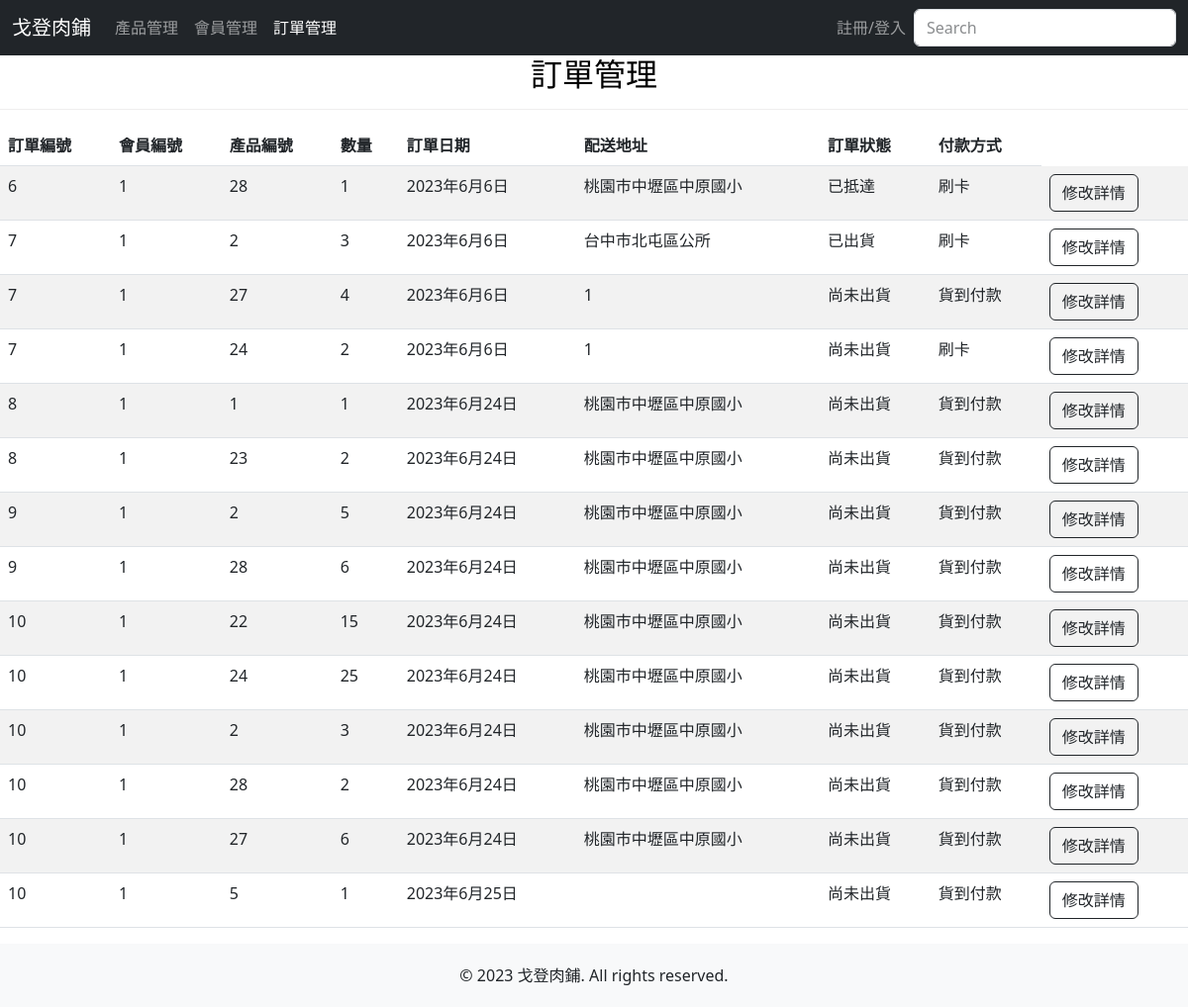
/orders_view/, run on an earlier commit of the app's database.
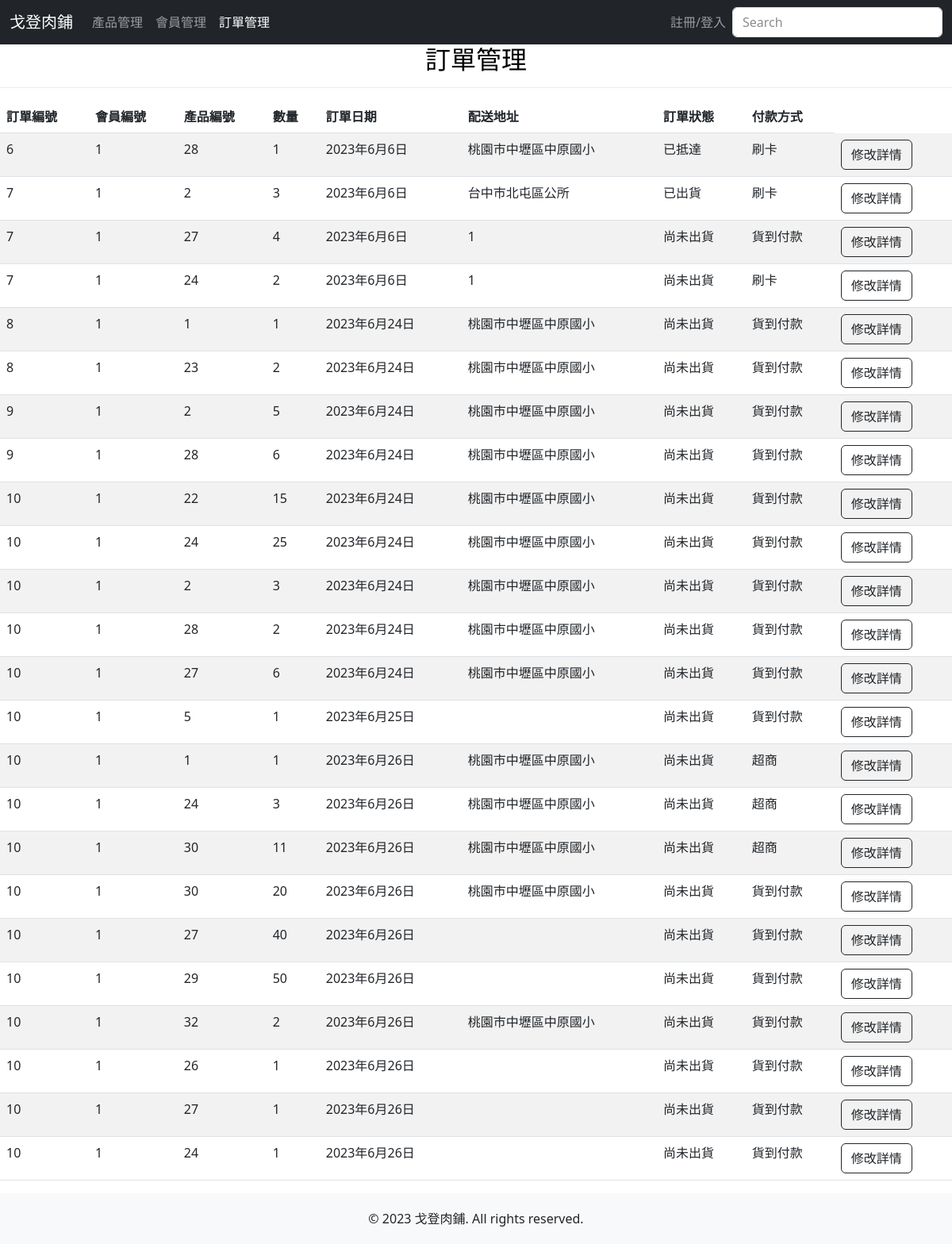
And on a later commit of the database.
### mywebsite/models.py (models this page shows)
class order_detail(models.Model):
    PAYMENT_METHOD_CHOICES = [
        ('COD', '貨到付款'),
        ('CC', '刷卡'),
        ('CVS', '超商'),
    ]
    ORDER_STATUS_CHOICES = [
        ('NOT_SHIPPED', '尚未出貨'),
        ('SHIPPED', '已出貨'),
        ('ARRIVED', '已抵達'),
    ]
    ODID = models.AutoField('訂單明細編號', primary_key=True)
    OID = models.IntegerField('訂單編號')
    MID = models.CharField('會員編號', max_length=1000)
    PID = models.CharField('產品編號', max_length=1000)
    PNUM = models.IntegerField('數量')
    ODate = models.DateField('訂單日期', auto_now_add=True)
    OAddr = models.CharField('配送地址', max_length=100)
    OStatus = models.CharField('訂單狀態',max_length=12, choices=ORDER_STATUS_CHOICES, default='NOT_SHIPPED')
    OPayment = models.CharField('付款方式',max_length=3, choices=PAYMENT_METHOD_CHOICES, default='COD')

### mywebsite/views.py (the view)
# urls.py: path('orders_view/', views.orders_view),
def orders_view(request):
    ord = order_detail.objects.all()
    return render(request, 'orders_page.html', locals())

### templates/orders_page.html (shortened to what the changed rows need)
<!DOCTYPE html>
<html>
    <head>
        <link href="https://cdn.jsdelivr.net/npm/bootstrap@5.3.0-alpha3/dist/css/bootstrap.min.css" rel="stylesheet">
        {% load static %}
        <link href="{% static 'css/styles.css'%}" rel="stylesheet" />
        <link rel="stylesheet" href="https://use.fontawesome.com/releases/v5.6.3/css/all.css"
>
    </head>
    <body id="page-top" style="display: flex; flex-direction: column; min-height: 100vh;">
        <div id = "order">
            <div class="color-block h2-with-border">
              <h2 class="tit">訂單管理</h2>
            </div>
            <div class="table-responsive">
              <table class="table table-striped table-hover table-custom">
                <thead class="thead-dark">
                <thead>
                  <tr>
                    <th>訂單編號</th>
                    <th>會員編號</th>
                    <th>產品編號</th>
                    <th>數量</th>
                    <th>訂單日期</th>
                    <th>配送地址</th>
                    <th>訂單狀態</th>
                    <th>付款方式</th>
                  </tr>
                </thead>
                <tbody>
                  {% for o in ord %}
                  <tr>
                    <form action="/or_e_view/" method = "POST">{% csrf_token %}
                      <td>{{ o.OID }}</td>
                      <td>{{ o.MID }}</td>
                      <td>{{ o.PID }}</td>
                      <td>{{ o.PNUM }}</td>
                      <td>{{ o.ODate }}</td>
                      <td>{{ o.OAddr }}</td>
                      <td>
                        {% if o.OStatus == 'NOT_SHIPPED' %}尚未出貨{% endif %}
                        {% if o.OStatus == 'SHIPPED' %}已出貨{% endif %}
                        {% if o.OStatus == 'ARRIVED' %}已抵達{% endif %}
                      </td>
                      <td>
                        {% if o.OPayment == 'COD' %}貨到付款{% endif %}
                        {% if o.OPayment == 'CC' %}刷卡{% endif %}
                        {% if o.OPayment == 'CVS' %}超商{% endif %}
                      </td>
                      <td>
                        <input type="submit" value="修改詳情" class="btn btn-outline-dark">
                      </td>
                    </form>
                  </tr>
                  {% endfor %}
              </table>
            </div>
          </div>
</body>
</html>

What changed in the data, as far as the page shows it:
added order_detail: OID "10", MID "1", PID "1", PNUM "1", ODate "2023年6月26日", OAddr "桃園市中壢區中原國小", OStatus "尚未出貨", OPayment "超商"
added order_detail: OID "10", MID "1", PID "24", PNUM "3", ODate "2023年6月26日", OAddr "桃園市中壢區中原國小", OStatus "尚未出貨", OPayment "超商"
added order_detail: OID "10", MID "1", PID "30", PNUM "11", ODate "2023年6月26日", OAddr "桃園市中壢區中原國小", OStatus "尚未出貨", OPayment "超商"
added order_detail: OID "10", MID "1", PID "30", PNUM "20", ODate "2023年6月26日", OAddr "桃園市中壢區中原國小", OStatus "尚未出貨", OPayment "貨到付款"
added order_detail: OID "10", MID "1", PID "27", PNUM "40", ODate "2023年6月26日", OStatus "尚未出貨", OPayment "貨到付款"
added order_detail: OID "10", MID "1", PID "29", PNUM "50", ODate "2023年6月26日", OStatus "尚未出貨", OPayment "貨到付款"
added order_detail: OID "10", MID "1", PID "32", PNUM "2", ODate "2023年6月26日", OAddr "桃園市中壢區中原國小", OStatus "尚未出貨", OPayment "貨到付款"
added order_detail: OID "10", MID "1", PID "26", PNUM "1", ODate "2023年6月26日", OStatus "尚未出貨", OPayment "貨到付款"
added order_detail: OID "10", MID "1", PID "27", PNUM "1", ODate "2023年6月26日", OStatus "尚未出貨", OPayment "貨到付款"
added order_detail: OID "10", MID "1", PID "24", PNUM "1", ODate "2023年6月26日", OStatus "尚未出貨", OPayment "貨到付款"
